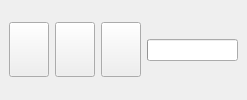
                     <widget class="QWidget" name="widget_13" native="true">
                      <property name="styleSheet">
                       <string notr="true"/>
                      </property>
                      <layout class="QHBoxLayout" name="horizontalLayout_32">
                       <property name="spacing">
                        <number>6</number>
                       </property>
                       <property name="leftMargin">
                        <number>9</number>
                       </property>
                       <property name="topMargin">
                        <number>9</number>
                       </property>
                       <property name="rightMargin">
                        <number>9</number>
                       </property>
                       <property name="bottomMargin">
                        <number>9</number>
                       </property>
                       <item>
                        <widget class="QWidget" name="widget_24" native="true">
                         <layout class="QHBoxLayout" name="horizontalLayout_39">
                          <property name="spacing">
                           <number>0</number>
                          </property>
                          <property name="leftMargin">
                           <number>0</number>
                          </property>
                          <property name="topMargin">
                           <number>0</number>
                          </property>
                          <property name="rightMargin">
                           <number>0</number>
                          </property>
                          <property name="bottomMargin">
                           <number>0</number>
                          </property>
                          <item>
                           <widget class="QPushButton" name="startRenderButton">
                            <property name="enabled">
                             <bool>true</bool>
                            </property>
                            <property name="maximumSize">
                             <size>
                              <width>59</width>
                              <height>55</height>
                             </size>
                            </property>
                            <property name="styleSheet">
                             <string notr="true"/>
                            </property>
                            <property name="text">
                             <string/>
                            </property>
                            <property name="icon">
                             <iconset resource="resources.qrc">
                              <normaloff>:/icons/icons/play-circle.svg</normaloff>:/icons/icons/play-circle.svg</iconset>
                            </property>
                            <property name="iconSize">
                             <size>
                              <width>40</width>
                              <height>45</height>
                             </size>
                            </property>
                            <property name="checkable">
                             <bool>false</bool>
                            </property>
                            <property name="checked">
                             <bool>false</bool>
                            </property>
                            <property name="autoRepeat">
                             <bool>false</bool>
                            </property>
                            <property name="autoExclusive">
                             <bool>false</bool>
                            </property>
                           </widget>
                          </item>
                         </layout>
                        </widget>
                       </item>
                       <item>
                        <layout class="QHBoxLayout" name="onRenderButtonsContiainer">
                         <item>
                          <widget class="QPushButton" name="pauseRenderButton">
                           <property name="enabled">
                            <bool>true</bool>
                           </property>
                           <property name="maximumSize">
                            <size>
                             <width>59</width>
                             <height>55</height>
                            </size>
                           </property>
                           <property name="styleSheet">
                            <string notr="true"/>
                           </property>
                           <property name="text">
                            <string/>
                           </property>
                           <property name="icon">
                            <iconset resource="resources.qrc">
                             <normaloff>:/icons/icons/pause-circle.svg</normaloff>:/icons/icons/pause-circle.svg</iconset>
                           </property>
                           <property name="iconSize">
                            <size>
                             <width>40</width>
                             <height>45</height>
                            </size>
                           </property>
                           <property name="checkable">
                            <bool>false</bool>
                           </property>
                           <property name="checked">
                            <bool>false</bool>
                           </property>
                          </widget>
                         </item>
                         <item>
                          <widget class="QPushButton" name="killRenderButton">
                           <property name="sizePolicy">
                            <sizepolicy hsizetype="Fixed" vsizetype="Fixed">
                             <horstretch>0</horstretch>
                             <verstretch>0</verstretch>
                            </sizepolicy>
                           </property>
                           <property name="maximumSize">
                            <size>
                             <width>59</width>
                             <height>55</height>
                            </size>
                           </property>
                           <property name="text">
                            <string/>
                           </property>
                           <property name="icon">
                            <iconset resource="resources.qrc">
                             <normaloff>:/icons/icons/x-circle.svg</normaloff>:/icons/icons/x-circle.svg</iconset>
                           </property>
                           <property name="iconSize">
                            <size>
                             <width>40</width>
                             <height>45</height>
                            </size>
                           </property>
                          </widget>
                         </item>
                        </layout>
                       </item>
                       <item>
                        <widget class="QProgressBar" name="progressBar">
                         <property name="sizePolicy">
                          <sizepolicy hsizetype="Expanding" vsizetype="Fixed">
                           <horstretch>0</horstretch>
                           <verstretch>0</verstretch>
                          </sizepolicy>
                         </property>
                         <property name="value">
                          <number>0</number>
                         </property>
                         <property name="textVisible">
                          <bool>false</bool>
                         </property>
                        </widget>
                       </item>
                      </layout>
                     </widget>
